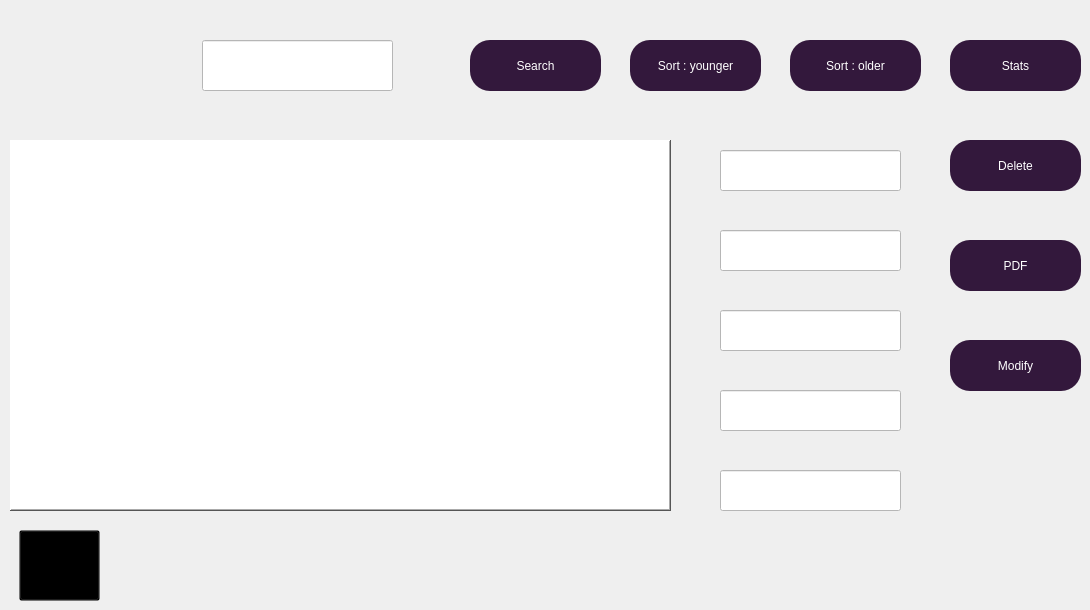
    <widget class="QWidget" name="showEmployee3">
     <widget class="QToolButton" name="back_9">
      <property name="geometry">
       <rect>
        <x>19</x>
        <y>530</y>
        <width>81</width>
        <height>71</height>
       </rect>
      </property>
      <property name="styleSheet">
       <string notr="true">background-color: rgb(0, 0, 0, 0%);</string>
      </property>
      <property name="text">
       <string>...</string>
      </property>
      <property name="icon">
       <iconset resource="assets.qrc">
        <normaloff>:/img/img/icons8-back-80.png</normaloff>:/img/img/icons8-back-80.png</iconset>
      </property>
      <property name="iconSize">
       <size>
        <width>60</width>
        <height>60</height>
       </size>
      </property>
     </widget>
     <widget class="QLabel" name="label_23">
      <property name="geometry">
       <rect>
        <x>0</x>
        <y>10</y>
        <width>151</width>
        <height>91</height>
       </rect>
      </property>
      <property name="styleSheet">
       <string notr="true">image: url(:/img/img/logo.png);
background-color: rgb(0, 0, 0, 0%);</string>
      </property>
      <property name="text">
       <string/>
      </property>
     </widget>
     <widget class="QTableView" name="empTable">
      <property name="geometry">
       <rect>
        <x>10</x>
        <y>140</y>
        <width>661</width>
        <height>371</height>
       </rect>
      </property>
      <property name="font">
       <font>
        <family>Microsoft JhengHei</family>
        <pointsize>11</pointsize>
       </font>
      </property>
      <property name="layoutDirection">
       <enum>Qt::LeftToRight</enum>
      </property>
      <property name="styleSheet">
       <string notr="true">background-color: rgb(255, 255, 255);</string>
      </property>
      <property name="frameShape">
       <enum>QFrame::WinPanel</enum>
      </property>
      <property name="frameShadow">
       <enum>QFrame::Raised</enum>
      </property>
      <property name="lineWidth">
       <number>1</number>
      </property>
      <property name="midLineWidth">
       <number>0</number>
      </property>
      <property name="verticalScrollBarPolicy">
       <enum>Qt::ScrollBarAsNeeded</enum>
      </property>
      <property name="sizeAdjustPolicy">
       <enum>QAbstractScrollArea::AdjustToContents</enum>
      </property>
      <property name="autoScroll">
       <bool>false</bool>
      </property>
      <property name="tabKeyNavigation">
       <bool>false</bool>
      </property>
      <property name="dragDropOverwriteMode">
       <bool>false</bool>
      </property>
      <property name="alternatingRowColors">
       <bool>false</bool>
      </property>
      <property name="selectionMode">
       <enum>QAbstractItemView::SingleSelection</enum>
      </property>
      <property name="selectionBehavior">
       <enum>QAbstractItemView::SelectRows</enum>
      </property>
      <property name="textElideMode">
       <enum>Qt::ElideNone</enum>
      </property>
      <property name="verticalScrollMode">
       <enum>QAbstractItemView::ScrollPerPixel</enum>
      </property>
      <property name="horizontalScrollMode">
       <enum>QAbstractItemView::ScrollPerPixel</enum>
      </property>
      <property name="gridStyle">
       <enum>Qt::DashDotLine</enum>
      </property>
      <property name="sortingEnabled">
       <bool>true</bool>
      </property>
      <property name="wordWrap">
       <bool>true</bool>
      </property>
      <property name="cornerButtonEnabled">
       <bool>true</bool>
      </property>
      <attribute name="horizontalHeaderCascadingSectionResizes">
       <bool>false</bool>
      </attribute>
      <attribute name="horizontalHeaderDefaultSectionSize">
       <number>138</number>
      </attribute>
      <attribute name="horizontalHeaderShowSortIndicator" stdset="0">
       <bool>true</bool>
      </attribute>
      <attribute name="horizontalHeaderStretchLastSection">
       <bool>true</bool>
      </attribute>
      <attribute name="verticalHeaderMinimumSectionSize">
       <number>40</number>
      </attribute>
      <attribute name="verticalHeaderHighlightSections">
       <bool>false</bool>
      </attribute>
      <attribute name="verticalHeaderShowSortIndicator" stdset="0">
       <bool>false</bool>
      </attribute>
      <attribute name="verticalHeaderStretchLastSection">
       <bool>false</bool>
      </attribute>
     </widget>
     <widget class="QToolButton" name="toolButton_10">
      <property name="geometry">
       <rect>
        <x>950</x>
        <y>140</y>
        <width>131</width>
        <height>51</height>
       </rect>
      </property>
      <property name="cursor">
       <cursorShape>PointingHandCursor</cursorShape>
      </property>
      <property name="styleSheet">
       <string notr="true">#toolButton_10
{
background-color: rgb(51, 24, 60);
color: rgb(255, 255, 255);
font: 10pt &quot;Segoe Print&quot;;
border-radius: 20px;
}
#toolButton_10:hover
{
background-color: rgb(74, 35, 88);
}
#toolButton_10:pressed
{
background-color: rgb(98, 47, 117);
}</string>
      </property>
      <property name="text">
       <string>Delete</string>
      </property>
      <property name="iconSize">
       <size>
        <width>60</width>
        <height>60</height>
       </size>
      </property>
      <property name="popupMode">
       <enum>QToolButton::DelayedPopup</enum>
      </property>
      <property name="toolButtonStyle">
       <enum>Qt::ToolButtonTextUnderIcon</enum>
      </property>
      <property name="autoRaise">
       <bool>false</bool>
      </property>
     </widget>
     <widget class="QToolButton" name="toolButton_11">
      <property name="geometry">
       <rect>
        <x>470</x>
        <y>40</y>
        <width>131</width>
        <height>51</height>
       </rect>
      </property>
      <property name="cursor">
       <cursorShape>PointingHandCursor</cursorShape>
      </property>
      <property name="styleSheet">
       <string notr="true">#toolButton_11
{
background-color: rgb(51, 24, 60);
color: rgb(255, 255, 255);
font: 10pt &quot;Segoe Print&quot;;
border-radius: 20px;
}
#toolButton_11:hover
{
background-color: rgb(74, 35, 88);
}
#toolButton_11:pressed
{
background-color: rgb(98, 47, 117);
}</string>
      </property>
      <property name="text">
       <string>Search</string>
      </property>
      <property name="iconSize">
       <size>
        <width>60</width>
        <height>60</height>
       </size>
      </property>
      <property name="popupMode">
       <enum>QToolButton::DelayedPopup</enum>
      </property>
      <property name="toolButtonStyle">
       <enum>Qt::ToolButtonTextUnderIcon</enum>
      </property>
      <property name="autoRaise">
       <bool>false</bool>
      </property>
     </widget>
     <widget class="QToolButton" name="toolButton_12">
      <property name="geometry">
       <rect>
        <x>790</x>
        <y>40</y>
        <width>131</width>
        <height>51</height>
       </rect>
      </property>
      <property name="cursor">
       <cursorShape>PointingHandCursor</cursorShape>
      </property>
      <property name="styleSheet">
       <string notr="true">#toolButton_12
{
background-color: rgb(51, 24, 60);
color: rgb(255, 255, 255);
font: 10pt &quot;Segoe Print&quot;;
border-radius: 20px;
}
#toolButton_12:hover
{
background-color: rgb(74, 35, 88);
}
#toolButton_12:pressed
{
background-color: rgb(98, 47, 117);
}</string>
      </property>
      <property name="text">
       <string>Sort : older</string>
      </property>
      <property name="iconSize">
       <size>
        <width>60</width>
        <height>60</height>
       </size>
      </property>
      <property name="popupMode">
       <enum>QToolButton::DelayedPopup</enum>
      </property>
      <property name="toolButtonStyle">
       <enum>Qt::ToolButtonTextUnderIcon</enum>
      </property>
      <property name="autoRaise">
       <bool>false</bool>
      </property>
     </widget>
     <widget class="QToolButton" name="toolButton_13">
      <property name="geometry">
       <rect>
        <x>630</x>
        <y>40</y>
        <width>131</width>
        <height>51</height>
       </rect>
      </property>
      <property name="cursor">
       <cursorShape>PointingHandCursor</cursorShape>
      </property>
      <property name="styleSheet">
       <string notr="true">#toolButton_13
{
background-color: rgb(51, 24, 60);
color: rgb(255, 255, 255);
font: 10pt &quot;Segoe Print&quot;;
border-radius: 20px;
}
#toolButton_13:hover
{
background-color: rgb(74, 35, 88);
}
#toolButton_13:pressed
{
background-color: rgb(98, 47, 117);
}</string>
      </property>
      <property name="text">
       <string>Sort : younger</string>
      </property>
      <property name="iconSize">
       <size>
        <width>60</width>
        <height>60</height>
       </size>
      </property>
      <property name="popupMode">
       <enum>QToolButton::DelayedPopup</enum>
      </property>
      <property name="toolButtonStyle">
       <enum>Qt::ToolButtonTextUnderIcon</enum>
      </property>
      <property name="autoRaise">
       <bool>false</bool>
      </property>
     </widget>
     <widget class="QLineEdit" name="lineEdit">
      <property name="geometry">
       <rect>
        <x>202</x>
        <y>40</y>
        <width>191</width>
        <height>51</height>
       </rect>
      </property>
      <property name="styleSheet">
       <string notr="true">font: 25 italic 18pt &quot;Bahnschrift&quot;;
background-color:white;</string>
      </property>
      <property name="readOnly">
       <bool>false</bool>
      </property>
     </widget>
     <widget class="QToolButton" name="toolButton_pdf">
      <property name="geometry">
       <rect>
        <x>950</x>
        <y>40</y>
        <width>131</width>
        <height>51</height>
       </rect>
      </property>
      <property name="cursor">
       <cursorShape>PointingHandCursor</cursorShape>
      </property>
      <property name="styleSheet">
       <string notr="true">#toolButton_pdf
{
background-color: rgb(51, 24, 60);
color: rgb(255, 255, 255);
font: 10pt &quot;Segoe Print&quot;;
border-radius: 20px;
}
#toolButton_pdf:hover
{
background-color: rgb(74, 35, 88);
}
#toolButton_pdf:pressed
{
background-color: rgb(98, 47, 117);
}</string>
      </property>
      <property name="text">
       <string>Stats</string>
      </property>
      <property name="iconSize">
       <size>
        <width>60</width>
        <height>60</height>
       </size>
      </property>
      <property name="popupMode">
       <enum>QToolButton::DelayedPopup</enum>
      </property>
      <property name="toolButtonStyle">
       <enum>Qt::ToolButtonTextUnderIcon</enum>
      </property>
      <property name="autoRaise">
       <bool>false</bool>
      </property>
     </widget>
     <widget class="QLineEdit" name="lineEdit_fullname_m_2">
      <property name="geometry">
       <rect>
        <x>720</x>
        <y>150</y>
        <width>181</width>
        <height>41</height>
       </rect>
      </property>
      <property name="styleSheet">
       <string notr="true">font: 25 italic 18pt &quot;Bahnschrift&quot;;
background-color: rgb(255, 255, 255);</string>
      </property>
     </widget>
     <widget class="QLineEdit" name="lineEdit_age_m_2">
      <property name="geometry">
       <rect>
        <x>720</x>
        <y>230</y>
        <width>181</width>
        <height>41</height>
       </rect>
      </property>
      <property name="styleSheet">
       <string notr="true">font: 25 italic 18pt &quot;Bahnschrift&quot;;
background-color: rgb(255, 255, 255);</string>
      </property>
     </widget>
     <widget class="QLineEdit" name="lineEdit_email_m_2">
      <property name="geometry">
       <rect>
        <x>720</x>
        <y>310</y>
        <width>181</width>
        <height>41</height>
       </rect>
      </property>
      <property name="styleSheet">
       <string notr="true">font: 25 italic 18pt &quot;Bahnschrift&quot;;
background-color: rgb(255, 255, 255);</string>
      </property>
     </widget>
     <widget class="QLineEdit" name="lineEdit_phone_m_2">
      <property name="geometry">
       <rect>
        <x>720</x>
        <y>390</y>
        <width>181</width>
        <height>41</height>
       </rect>
      </property>
      <property name="styleSheet">
       <string notr="true">font: 25 italic 18pt &quot;Bahnschrift&quot;;
background-color: rgb(255, 255, 255);</string>
      </property>
     </widget>
     <widget class="QLineEdit" name="lineEdit_address_m_2">
      <property name="geometry">
       <rect>
        <x>720</x>
        <y>470</y>
        <width>181</width>
        <height>41</height>
       </rect>
      </property>
      <property name="styleSheet">
       <string notr="true">font: 25 italic 18pt &quot;Bahnschrift&quot;;
background-color: rgb(255, 255, 255);</string>
      </property>
     </widget>
     <widget class="QToolButton" name="toolButton_modify">
      <property name="geometry">
       <rect>
        <x>950</x>
        <y>340</y>
        <width>131</width>
        <height>51</height>
       </rect>
      </property>
      <property name="cursor">
       <cursorShape>PointingHandCursor</cursorShape>
      </property>
      <property name="styleSheet">
       <string notr="true">#toolButton_modify
{
background-color: rgb(51, 24, 60);
color: rgb(255, 255, 255);
font: 10pt &quot;Segoe Print&quot;;
border-radius: 20px;
}
#toolButton_modify:hover
{
background-color: rgb(74, 35, 88);
}
#toolButton_modify:pressed
{
background-color: rgb(98, 47, 117);
}</string>
      </property>
      <property name="text">
       <string>Modify</string>
      </property>
      <property name="iconSize">
       <size>
        <width>60</width>
        <height>60</height>
       </size>
      </property>
      <property name="toolButtonStyle">
       <enum>Qt::ToolButtonTextUnderIcon</enum>
      </property>
     </widget>
     <widget class="QToolButton" name="toolButton_modify_2">
      <property name="geometry">
       <rect>
        <x>950</x>
        <y>240</y>
        <width>131</width>
        <height>51</height>
       </rect>
      </property>
      <property name="cursor">
       <cursorShape>PointingHandCursor</cursorShape>
      </property>
      <property name="styleSheet">
       <string notr="true">#toolButton_modify_2
{
background-color: rgb(51, 24, 60);
color: rgb(255, 255, 255);
font: 10pt &quot;Segoe Print&quot;;
border-radius: 20px;
}
#toolButton_modify_2:hover
{
background-color: rgb(74, 35, 88);
}
#toolButton_modify_2:pressed
{
background-color: rgb(98, 47, 117);
}</string>
      </property>
      <property name="text">
       <string>PDF</string>
      </property>
      <property name="iconSize">
       <size>
        <width>60</width>
        <height>60</height>
       </size>
      </property>
      <property name="toolButtonStyle">
       <enum>Qt::ToolButtonTextUnderIcon</enum>
      </property>
     </widget>
     <zorder>empTable</zorder>
     <zorder>back_9</zorder>
     <zorder>label_23</zorder>
     <zorder>toolButton_10</zorder>
     <zorder>toolButton_11</zorder>
     <zorder>toolButton_12</zorder>
     <zorder>toolButton_13</zorder>
     <zorder>lineEdit</zorder>
     <zorder>toolButton_pdf</zorder>
     <zorder>lineEdit_fullname_m_2</zorder>
     <zorder>lineEdit_age_m_2</zorder>
     <zorder>lineEdit_email_m_2</zorder>
     <zorder>lineEdit_phone_m_2</zorder>
     <zorder>lineEdit_address_m_2</zorder>
     <zorder>toolButton_modify</zorder>
     <zorder>toolButton_modify_2</zorder>
    </widget>
